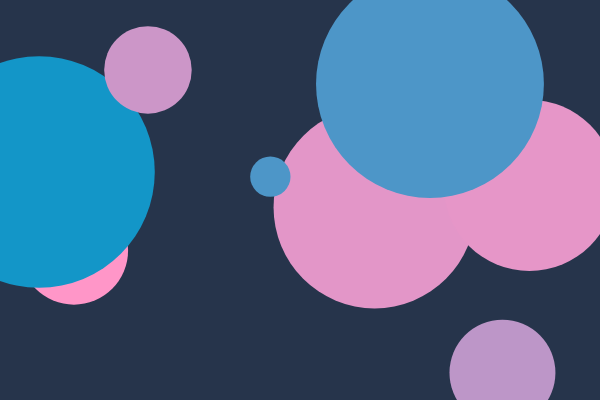
Frame 1 (no input)
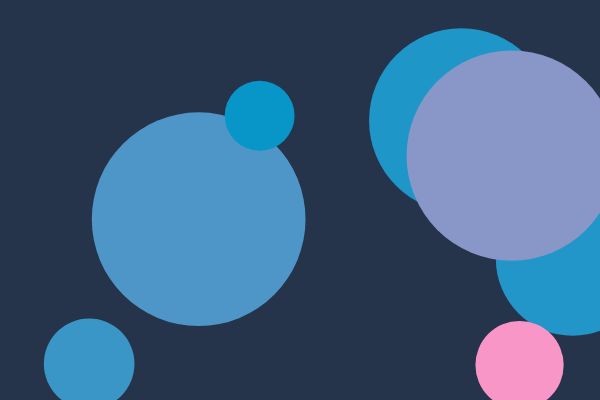
Frame 60 (no input)
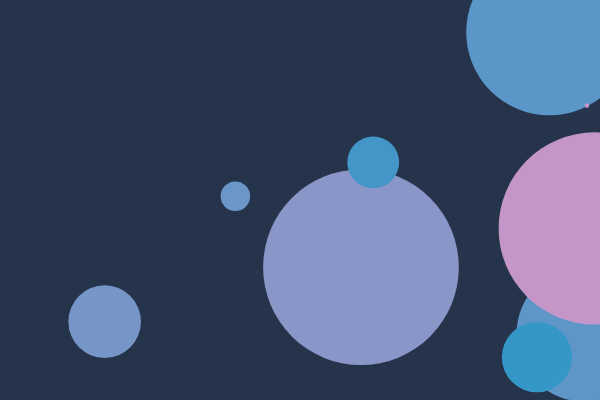
Frame 120 (the mouse pressed at the canvas centre since frame 60)

The p5.js sketch that drew these frames (run headless with seeded random() and noise() and a simulated clock; from frame 60 on, the mouse is pressed at the canvas centre):

// p5.js sketch
// ── sketch.js
// DM2008 — Activity 4b [Guided]
// Objects in Motion (50 min)
//
// You have a working Agent class to start with — your job is to bring it to life.
// Each agent moves, changes over time, and is drawn to the screen.
// Mouse click adds a new agent. C clears them all.
//
// Things to try:
// - Change the starting values (size, speed, color) to see what happens
// - Make agents bounce instead of wrap — what needs to change?
// - Add a second method to your class beyond update() and show()
//
// Stretch: give each agent a lifespan — shrink or fade it over time, then remove it.
// Hint: a backward loop lets you safely splice items while iterating.

let agents = [];
const NUM_START = 8;

function setup() {
  createCanvas(600, 400);
  noStroke();

  for (let i = 0; i < NUM_START; i++) {
    let x = random(width);
    let y = random(height);
    let sz = random(12, 300);
    let speedX = random(0, 4);
    let speedY = random(-2, 2);
    agents.push(new Agent(x, y, sz, speedX, speedY));
  }
}

function draw() {
  background("#26344b");

  for (let i = agents.length - 1; i >= 0; i--) {
    agents[i].update();
    agents[i].show();
     agents[i].shrink();
    
     if (agents[i].sz <=0) {
      agents.splice(i, 1);
    }
  }
   

}

function mousePressed() {
  let sz = random(30, 50);
  let speedX = random(-2, 0);
  let speedY = random(-0.8, 0.8);
  agents.push(new Agent(mouseX, mouseY, sz, speedX, speedY));
}

function keyPressed() {
  // Replacing the array with an empty one effectively clears all agents
  if (key == "C" || key == "c") {
    agents = [];
  }
}

class Agent {
  constructor(x, y, sz, speedX, speedY) {
    this.x = x;
    this.y = y;
    this.sz = sz;
    this.dx = speedX;
    this.dy = speedY;
    this.col = random(255); // a color value that will change over time

    // What else might your agent need to know about itself?
  }

  update() {
    // Position changes by speed each frame — can you see why?
    this.x += this.dx;
    this.y += this.dy;

    // This is a property changing over time — try changing size or speed instead
    this.col = (this.col + 1) % 255;

    // This wraps agents around the edges — could you make them bounce instead?
    if (this.x > width) {
      this.dx *= -1
    }
    if (this.x < 0) {
       this.dx *= -1
    }
    if (this.y > height) {
      this.dy *= -1;
    }
    if (this.y < 0) {
      this.dy *= -1;
    }
  }

  shrink() {
    this.sz -= 0.3; // shrink each frame
  }
  
  show() {
    // this.col drives the color shift — how could you use your other properties here?
    fill(this.col, 150, 200);
    ellipse(this.x, this.y, this.sz);
  }
}
